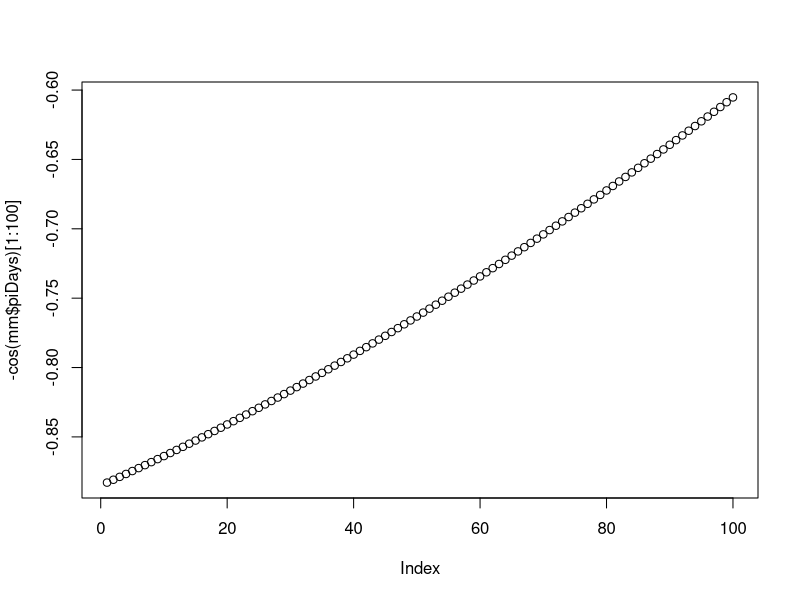
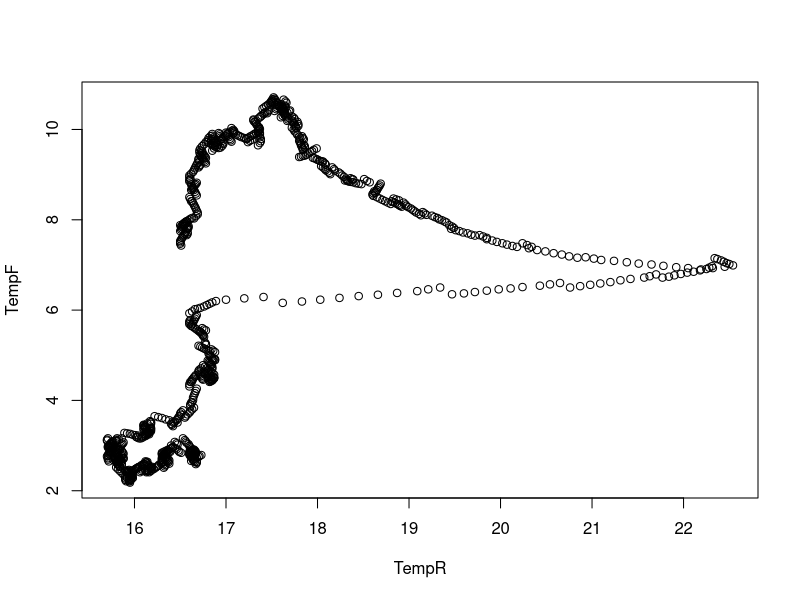
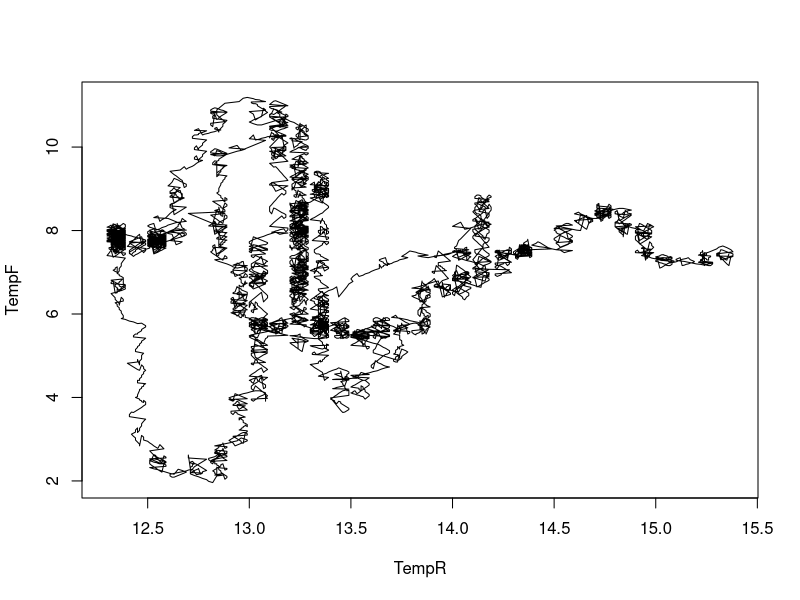
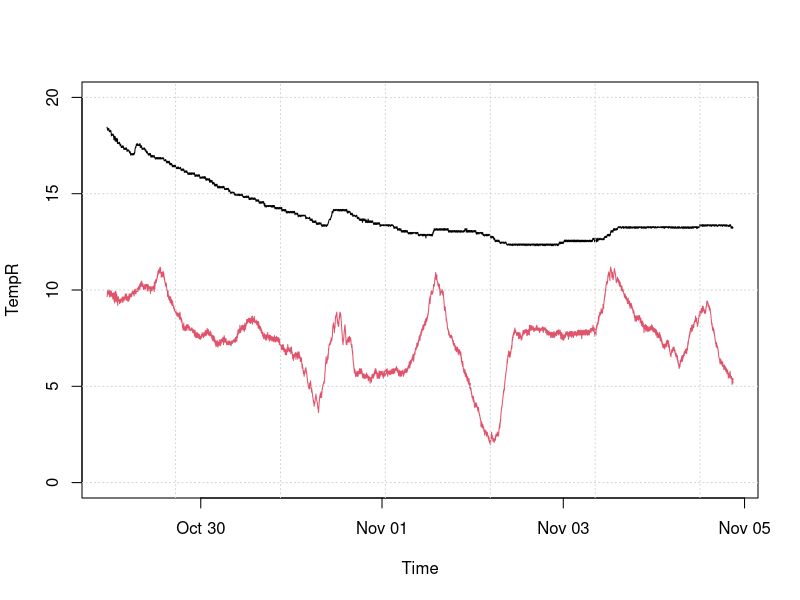
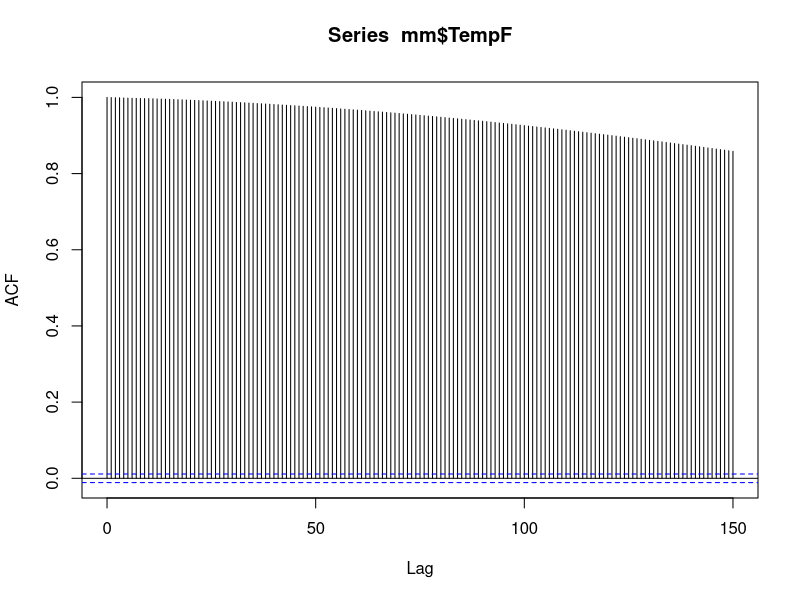
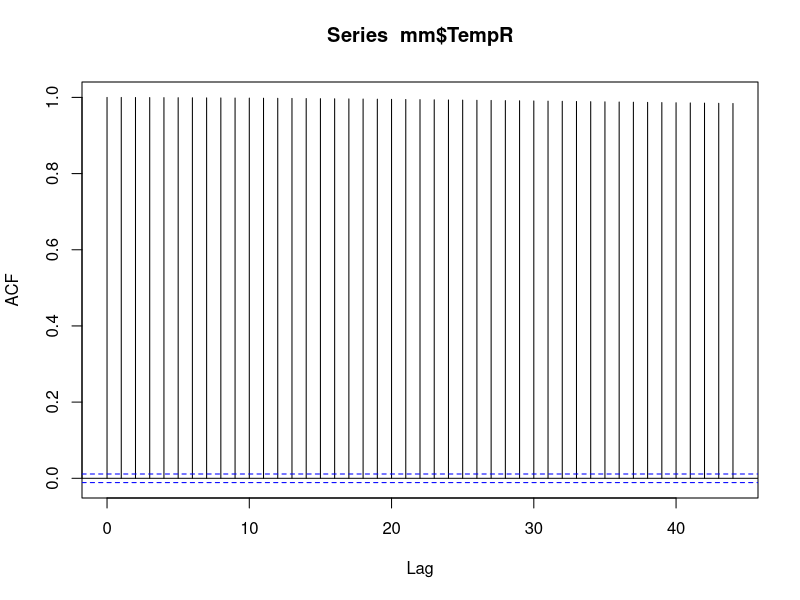
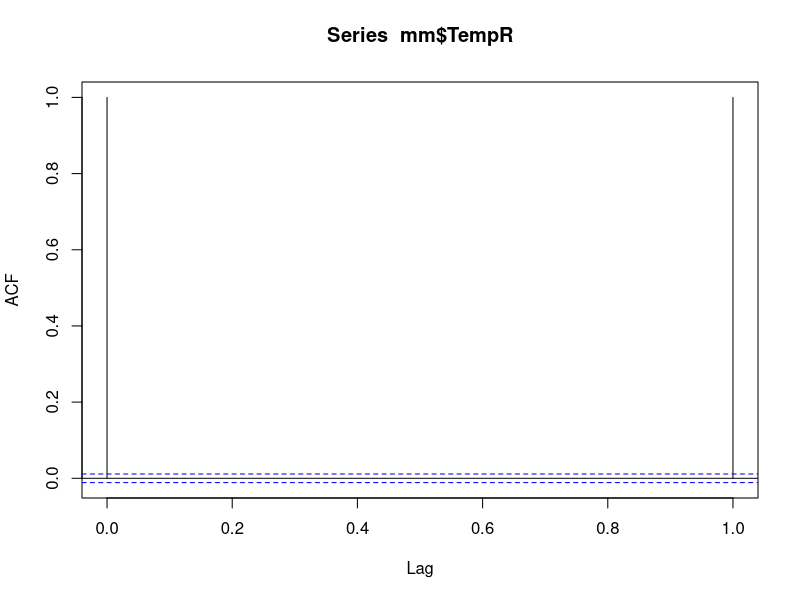
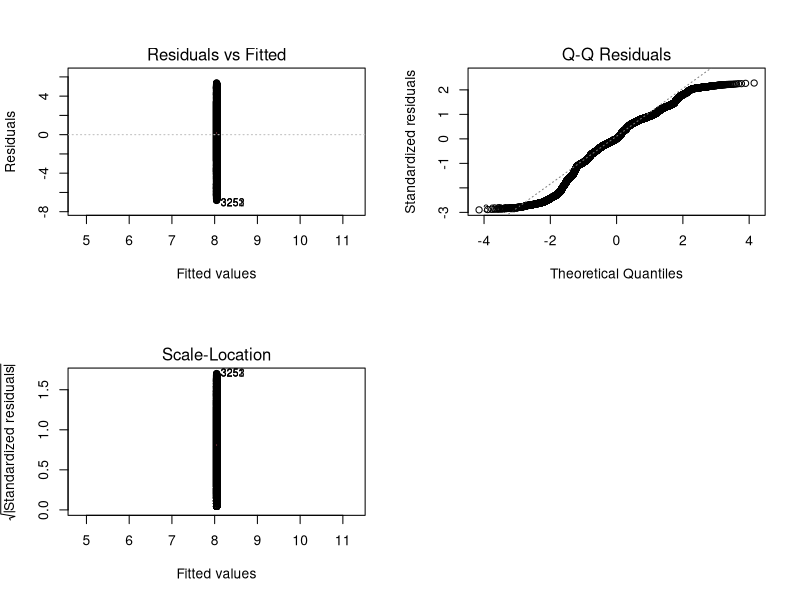

These figures' R source, in order: (Note: this script raises an error after producing the figures.)
# compare measurements from two units

setwd("~/git_repos/cave-logs/")

# front door
datF <- read.table("data/Front door_log_from_20231001_to_20231105_.csv",
                   sep=",",
                   header=T, fill = T
                   )[,1:3]
head(datF)
names(datF) <- c("Time", "TempF", "HumF")

# rec room
datR <- read.table("data/Rec room_log_from_20231001_to_20231105_.csv",
                   sep=",",
                   header=T,
                   fill=T)[,1:3]
names(datR) <- c("Time", "TempR", "HumR")

head(datR)
str(datR)

datF$Time <- as.POSIXct(datF$Time)
datR$Time <- as.POSIXct(datR$Time)


mm <- merge(datR, datF, by="Time")
head(mm)
tail(mm)
head(mm[22000:nrow(mm),])
mm$piDays <- as.numeric(mm$Time)/60/60/24*2*pi
str(mm)
plot(-cos(mm$piDays)[1:100])
plot(TempF ~ TempR, data=mm[1:1000,])
plot(TempF ~ TempR, data=mm[22000:nrow(mm),], type="l")
plot(TempR ~ Time, data=mm[20000:nrow(mm),], type="l", ylim=c(0, 20))
lines(TempF ~ Time, data=mm[20000:nrow(mm),], col=2)
grid()
24*6
?ar
ar(lh)
acf(mm$TempF, lag.max = 150)
acf(mm$TempR)
acf(mm$TempR, mm$TempF)
?acf


lm01 <- lm(TempF ~ 1,
           data=mm)
lm02 <- lm(TempF ~ cos(piDays),
           data=mm)
lm03 <- lm(TempF ~ sin(piDays),
           data=mm)
lm04 <- lm(TempF ~ cos(piDays) + sin(piDays),
           data=mm)
summary(lm01)
summary(lm02)
summary(lm03)
summary(lm04)


anova(lm01, lm02)
anova(lm01, lm03) # not much better
anova(lm01, lm02, lm04)
par(mfrow=c(2,2))
plot(lm01)
plot(lm02)
par(mfrow=c(1,1))

sin(datF$Time)


plot(TempF~I((piDays/2/pi/365 - 53)*365),
     data=mm[1:1000,])
points(fitted(lm02)[1:1000] ~ I((piDays/2/pi/365 - 53)*365),
       data=mm[1:1000,], type="l", col="grey", lwd=2)
points(fitted(lm04)[1:1000] ~ I((piDays/2/pi/365 - 53)*365),
       data=mm[1:1000,], type="l", col="grey", lwd=2, lty=2)
grid()

plot((mm$piDays/pi/2 - 53*365), resid(lm04))
grid()

plot((mm$piDays/pi/2 - 53*365), resid(lm04),
     xlim=c(200, 210))
grid()

plot(TempF ~ I((piDays/2/pi/365 - 53)*365),
     data=mm)

tail(mm)

plot(mm$TempF, resid(lm04))


lm10 <- lm(TempF~1,
           data=mm)
lm11 <- lm(TempF~TempR,
           data=mm)

lm14 <- lm(TempF~TempR+cos(piDays) + sin(piDays),
           data=mm)

summary(lm10)
summary(lm11)
summary(lm14)
anova(lm10, lm11, lm14)

plot(TempF~I(piDays/2/pi-53*365),
     data=mm,
     xlim=c(180, 200))
plot(TempF~I(piDays/2/pi-53*365),
     data=mm)
points(fitted(lm10)~I(piDays/2/pi-53*365),
       data=mm,
       type="l",
       col=8, lwd=2)
points(fitted(lm11)~I(piDays/2/pi-53*365),
       data=mm,
       type="l",
       col=2, lwd=2)
points(fitted(lm14)~I(piDays/2/pi-53*365),
       data=mm,
       type="l",
       col=3, lwd=2)
plot(fitted(lm14), mm$TempF)
abline(0, 1, col=8, lwd=2)
plot(TempF~TempR,
     data=mm,
     type="l")
abline(0, 1, col=8, lwd=2)
grid()

plot(TempF~Time,
     data=mm,
     type="l",
     lwd=2
)
grid()
points(TempR~Time,
data=mm,
type="l",
col=2,
lwd=2
)


plot(TempF ~ Time,
     data=mm,
     type="l",
     lwd=2,
     xlim=c(1686000000, 1688000000))

axTicks(1)
points(fitted(lm14)~Time,
       data=mm,
       col=3,
       type="l",
       lwd=2)
points(fitted(lm11)~Time,
       data=mm,
       col=2,
       type="l",
       lwd=2)
# looks like outliers in the F temperatures. Is that from touching the sensor in the mornings?

lm21 <- lm(TempR~TempF,
           data=mm)
summary(lm21)
# GAMs --------------------------------------------------------------------



library(mgcv)

gam01 <- gam(TempF ~ cos(piDays) + sin(piDays) + s(piDays, k=30),
             data=mm)
summary(gam01)
gam.check(gam01)
